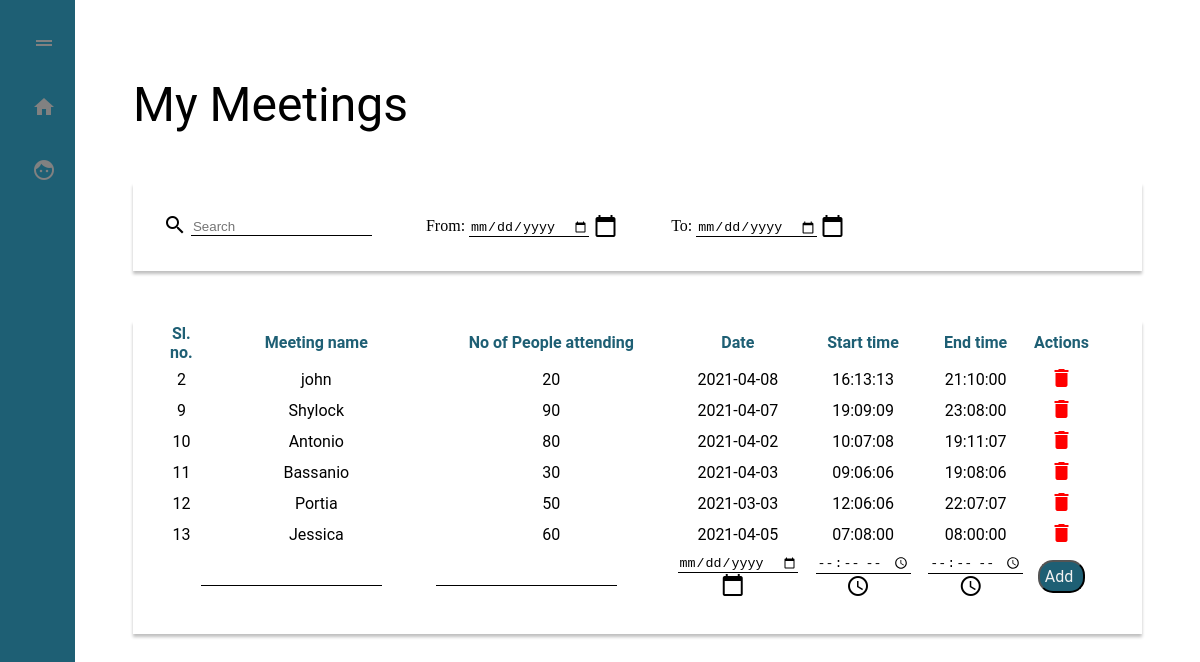
The page / on the database its author committed.
### tables this page shows
CREATE TABLE `meeting_details` (
  `si_no` int(200) NOT NULL,
  `meeting_name` varchar(200) NOT NULL,
  `no_of_people_attending` varchar(200) NOT NULL,
  `date` date NOT NULL,
  `start_time` time NOT NULL,
  `end_time` time NOT NULL
);

### index.php (the view, shortened to what this page needs)
<?php
include ("connection.php");
$sql="SELECT * FROM meeting_details";
?>
<!DOCTYPE html>
<html lang="en">
<head>
    <link rel="stylesheet" type="text/css" href="home.css">
</head>
<body>
    <div id="mySidebar1" class="sidebar-mini">
        <a href="#"><span onclick="testIn()"><i class="material-icons">drag_handle</i><span class="icon-text"></span></a><br>
        <a href="#"><span><i class="material-icons">home</i><span class="icon-text"></span></a><br>
        <a href="aboutme.html"><i class="material-icons">face</i><span class="icon-text"></span></a></span>
    </div>
    <div class = "container" id="container">
        <div class="heading">My Meetings</div>
        <div class="top_div">
            <form action="" method="post">
                <div class="search">
                    <span class="material-icons" style=margin-right:0px;>search</span>
                    <input type="text" placeholder="Search" name="search">
                </div>
                    <label for="from_date">From:</label>
                    <input id="from_date" type="date" value="from_date" name="from_date" style=margin:0px;padding-right:0px;>
                    <span class="material-icons" style=margin:0px;padding-right:50px;>calendar_today</span>
                    <label for="to_date">To:</label>
                    <input id="to_date" type="date" value="to_date" name="to_date"style=margin:0px;padding-right:0px;>
                    <span class="material-icons">calendar_today</span>
            </form>
        </div>
    <div class="lower_div">
        <table>
        <thead>
            <tr style="color: #1E5F74;">
                <th>
                    Sl. no.
                </th>
                <th>
                    Meeting name
                </th>
                <th>
                    No of People attending
                </th>
                <th>
                    Date
                </th>
                <th>
                    Start time
                </th>
                <th>
                    End time
                </th>
                <th>
                    Actions
                </th>
            </tr>
        </thead>
        <tbody>
        <?php
            if (isset($_POST['submit'])) {
                $searchValue = $_POST['search'];
                $fromDate = $_POST['from_date'];
                $toDate = $_POST['to_date'];
                    if($searchValue == null && $fromDate != null && $toDate !=null){
                        $sql = "SELECT * FROM  meeting_details WHERE date between '$fromDate' and '$toDate'";
                    }
                    else{
                        $sql = "SELECT * FROM  meeting_details WHERE meeting_name LIKE '%$searchValue%' or
                        date between '$fromDate' and '$toDate'";
                    }
                    $result = $connection->query($sql);
                    while ($row = $result->fetch_assoc()) {
                        echo "<tr>";
                            echo "<td>" . $row['si_no'] . "</td>";
                            echo "<td>" . $row['meeting_name'] . "</td>";
                            echo "<td>" . $row['no_of_people_attending'] . "</td>";
                            echo "<td>" . $row['date'] . "</td>";
                            echo "<td>" . $row['start_time'] . "</td>";
                            echo "<td>" . $row['end_time'] . "</td>";
                            echo '<td> <span class="material-icons" style="color:red" onclick="delete.php?id=$row[si_no]">
                            delete</span></td>';
                        echo "</tr>";
                    }
                }
                else{
                    $sql = "SELECT * FROM  meeting_details";
                    $result = $connection->query($sql);
                    while ($row = $result->fetch_assoc()) {
                        echo "<tr>";
                            echo "<td>" . $row['si_no'] . "</td>";
                            echo "<td>" . $row['meeting_name'] . "</td>";
                            echo "<td>" . $row['no_of_people_attending'] . "</td>";
                            echo "<td>" . $row['date'] . "</td>";
                            echo "<td>" . $row['start_time'] . "</td>";
                            echo "<td>" . $row['end_time'] . "</td>";
                            echo "<td> <span class='material-icons' style=cursor:pointer;color:red;
                            onclick=\"location.href='delete.php?id=$row[si_no]'\">
                            delete</span></td>";
                        echo "</tr>";
                    }
                }
        ?>
        <form action="add.php" method=post>
        <tr>
            <td></td>
            <td class="name">
                    <input type="text"  name="name" >
            </td>
            <td class="no">
                    <input type="text"  name="number">
            </td>
            <td class="date">
                <input type="date"  name="date"style=margin:0px;padding-right:0px;>
                <span class="material-icons" style=margin:0px;padding-right:10px;>calendar_today</span>
            </td>
            <td class="time">
                <input type="time"   name="start_date" style=margin:0px;padding-right:0px;>
                <span class="material-icons"style=margin:0px;padding-right:10px;>schedule</span>
            </td>
            <td class="time">
                <input type="time"   name="end_date"style=margin:0px;padding-right:0px;>
                <span class="material-icons"style=margin:0px;padding-right:10px;>schedule</span>
            <td>
            <button type="submit" name="submit" class="add">Add</button>
         </tr>
        </form>
        </tbody>
    </table>
    </div>
</body>
</html>

### home.css (style rules this page uses)
.search { font-family: Roboto; font-style: normal; font-weight: normal; font-size: 16px; line-height: 19px; color: #000000; display: inline-block; }
.search input[type="text"],input[type="date"] { border: none; margin-right: 50px; border-bottom: 1px solid black; }
.name input[type="text"] { border: none; margin-right: 50px; border-bottom: 1px solid black; }
.no input[type="text"] { border: none; margin-right: 50px; border-bottom: 1px solid black; }
.time input[type="time"] { border: none; margin-right: 50px; border-bottom: 1px solid black; }
.top_div { margin: 50px 50px 0 0; padding: 30px; background: #FFFFFF; box-shadow: 0px 3px 3px rgba(0, 0, 0, 0.25); }
.lower_div { font-family: Roboto; font-style: normal; font-weight: normal; font-size: 16px; line-height: 19px; color: #000000; background: #FFFFFF; box-shadow: 0px 3px 3px rgba(0, 0, 0, 0.25); margin: 50px 50px 0 0; text-align: center; padding-bottom: 30px; padding-left: 30px; padding-right: 50px; }
.sidebar-mini { height: 100%; width: 75px; position: fixed; z-index: 1; top: 0; left: 0; background-color: #1E5F74; transition: 0.5s; padding-top: 20px; }
.sidebar-mini a { padding: 8px 8px 8px 32px; text-decoration: none; font-size: 25px; color: #818181; display: block; transition: 0.3s; }
.material-icons, .icon-text { vertical-align: middle; display: inline-flex; }
.material-icons { padding-bottom: 3px; margin: 0px; }
.container { margin-left: 125px; }
.heading { font-family: Roboto; font-style: normal; font-weight: normal; font-size: 48px; line-height: 56px; height: 56px; margin-top: 77px; }
.add { font-family: Roboto; font-style: normal; font-weight: normal; font-size: 16px; line-height: 19px; color: #F2F2F2; background-color: #1E5F74; border-radius: 15px; padding:5px; padding-right:10px; align-items: center; }

### rows shown on the page
meeting_details: si_no "2", meeting_name "john", no_of_people_attending "20", date "2021-04-08", start_time "16:13:13", end_time "21:10:00"
meeting_details: si_no "9", meeting_name "Shylock", no_of_people_attending "90", date "2021-04-07", start_time "19:09:09", end_time "23:08:00"
meeting_details: si_no "10", meeting_name "Antonio", no_of_people_attending "80", date "2021-04-02", start_time "10:07:08", end_time "19:11:07"
meeting_details: si_no "11", meeting_name "Bassanio", no_of_people_attending "30", date "2021-04-03", start_time "09:06:06", end_time "19:08:06"
meeting_details: si_no "12", meeting_name "Portia", no_of_people_attending "50", date "2021-03-03", start_time "12:06:06", end_time "22:07:07"
meeting_details: si_no "13", meeting_name "Jessica", no_of_people_attending "60", date "2021-04-05", start_time "07:08:00", end_time "08:00:00"
